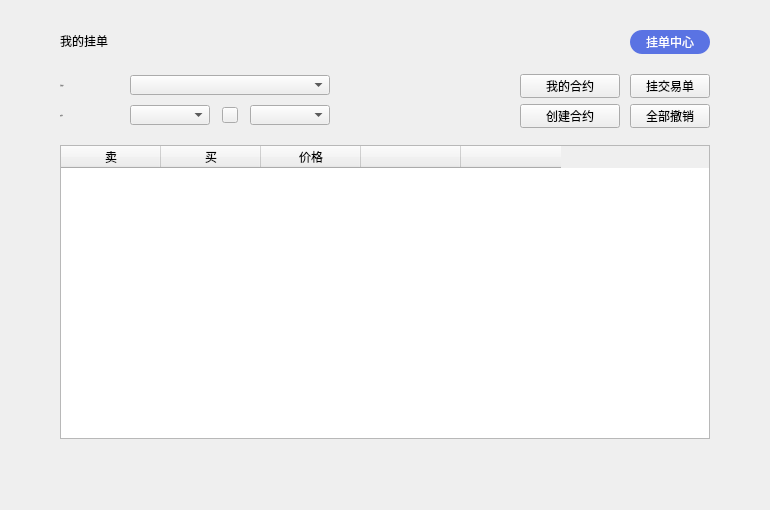
<?xml version="1.0" encoding="UTF-8"?>
<ui version="4.0">
 <class>MyExchangeContractPage</class>
 <widget class="QWidget" name="MyExchangeContractPage">
  <property name="geometry">
   <rect>
    <x>0</x>
    <y>0</y>
    <width>770</width>
    <height>510</height>
   </rect>
  </property>
  <property name="font">
   <font>
    <family>微软雅黑</family>
   </font>
  </property>
  <property name="windowTitle">
   <string>Form</string>
  </property>
  <widget class="QToolButton" name="sellBtn">
   <property name="geometry">
    <rect>
     <x>630</x>
     <y>74</y>
     <width>80</width>
     <height>24</height>
    </rect>
   </property>
   <property name="cursor">
    <cursorShape>PointingHandCursor</cursorShape>
   </property>
   <property name="styleSheet">
    <string notr="true"/>
   </property>
   <property name="text">
    <string>挂交易单</string>
   </property>
  </widget>
  <widget class="QLabel" name="label">
   <property name="geometry">
    <rect>
     <x>60</x>
     <y>75</y>
     <width>70</width>
     <height>20</height>
    </rect>
   </property>
   <property name="font">
    <font>
     <family>微软雅黑</family>
     <pointsize>-1</pointsize>
     <weight>50</weight>
     <italic>false</italic>
     <bold>false</bold>
    </font>
   </property>
   <property name="styleSheet">
    <string notr="true">QLabel{color: rgb(80,80,80);
font: 11px &quot;微软雅黑&quot;;}</string>
   </property>
   <property name="text">
    <string>当前账户</string>
   </property>
   <property name="alignment">
    <set>Qt::AlignLeading|Qt::AlignLeft|Qt::AlignVCenter</set>
   </property>
  </widget>
  <widget class="QComboBox" name="accountComboBox">
   <property name="geometry">
    <rect>
     <x>130</x>
     <y>75</y>
     <width>200</width>
     <height>20</height>
    </rect>
   </property>
   <property name="font">
    <font>
     <family>微软雅黑</family>
     <weight>50</weight>
     <bold>false</bold>
    </font>
   </property>
   <property name="focusPolicy">
    <enum>Qt::NoFocus</enum>
   </property>
   <property name="styleSheet">
    <string notr="true"/>
   </property>
  </widget>
  <widget class="QToolButton" name="balanceBtn">
   <property name="geometry">
    <rect>
     <x>520</x>
     <y>74</y>
     <width>100</width>
     <height>24</height>
    </rect>
   </property>
   <property name="cursor">
    <cursorShape>PointingHandCursor</cursorShape>
   </property>
   <property name="text">
    <string>我的合约</string>
   </property>
  </widget>
  <widget class="QLabel" name="title_label">
   <property name="geometry">
    <rect>
     <x>60</x>
     <y>28</y>
     <width>200</width>
     <height>26</height>
    </rect>
   </property>
   <property name="styleSheet">
    <string notr="true"/>
   </property>
   <property name="text">
    <string>我的挂单</string>
   </property>
  </widget>
  <widget class="QComboBox" name="assetComboBox2">
   <property name="geometry">
    <rect>
     <x>250</x>
     <y>105</y>
     <width>80</width>
     <height>20</height>
    </rect>
   </property>
   <property name="font">
    <font>
     <family>微软雅黑</family>
     <weight>50</weight>
     <bold>false</bold>
    </font>
   </property>
   <property name="focusPolicy">
    <enum>Qt::NoFocus</enum>
   </property>
   <property name="styleSheet">
    <string notr="true"/>
   </property>
  </widget>
  <widget class="QTableWidget" name="ordersTableWidget">
   <property name="geometry">
    <rect>
     <x>60</x>
     <y>145</y>
     <width>650</width>
     <height>294</height>
    </rect>
   </property>
   <column>
    <property name="text">
     <string>卖</string>
    </property>
    <property name="font">
     <font>
      <family>微软雅黑</family>
     </font>
    </property>
    <property name="textAlignment">
     <set>AlignCenter</set>
    </property>
   </column>
   <column>
    <property name="text">
     <string>买</string>
    </property>
    <property name="font">
     <font>
      <family>微软雅黑</family>
     </font>
    </property>
    <property name="textAlignment">
     <set>AlignCenter</set>
    </property>
   </column>
   <column>
    <property name="text">
     <string>价格</string>
    </property>
    <property name="font">
     <font>
      <family>微软雅黑</family>
     </font>
    </property>
    <property name="textAlignment">
     <set>AlignCenter</set>
    </property>
   </column>
   <column>
    <property name="text">
     <string/>
    </property>
   </column>
   <column>
    <property name="text">
     <string/>
    </property>
   </column>
  </widget>
  <widget class="QToolButton" name="withdrawAllBtn">
   <property name="geometry">
    <rect>
     <x>630</x>
     <y>104</y>
     <width>80</width>
     <height>24</height>
    </rect>
   </property>
   <property name="cursor">
    <cursorShape>PointingHandCursor</cursorShape>
   </property>
   <property name="styleSheet">
    <string notr="true"/>
   </property>
   <property name="text">
    <string>全部撤销</string>
   </property>
  </widget>
  <widget class="QComboBox" name="assetComboBox">
   <property name="geometry">
    <rect>
     <x>130</x>
     <y>105</y>
     <width>80</width>
     <height>20</height>
    </rect>
   </property>
   <property name="font">
    <font>
     <family>微软雅黑</family>
     <weight>50</weight>
     <bold>false</bold>
    </font>
   </property>
   <property name="focusPolicy">
    <enum>Qt::NoFocus</enum>
   </property>
   <property name="styleSheet">
    <string notr="true"/>
   </property>
  </widget>
  <widget class="QLabel" name="label_4">
   <property name="geometry">
    <rect>
     <x>60</x>
     <y>105</y>
     <width>70</width>
     <height>20</height>
    </rect>
   </property>
   <property name="font">
    <font>
     <family>微软雅黑</family>
     <pointsize>-1</pointsize>
     <weight>50</weight>
     <italic>false</italic>
     <bold>false</bold>
    </font>
   </property>
   <property name="styleSheet">
    <string notr="true">QLabel{color: rgb(80,80,80);
font: 11px &quot;微软雅黑&quot;;}</string>
   </property>
   <property name="text">
    <string>交易对</string>
   </property>
   <property name="alignment">
    <set>Qt::AlignLeading|Qt::AlignLeft|Qt::AlignVCenter</set>
   </property>
  </widget>
  <widget class="QStackedWidget" name="stackedWidget">
   <property name="geometry">
    <rect>
     <x>0</x>
     <y>470</y>
     <width>770</width>
     <height>41</height>
    </rect>
   </property>
  </widget>
  <widget class="QToolButton" name="registerBtn">
   <property name="geometry">
    <rect>
     <x>520</x>
     <y>104</y>
     <width>100</width>
     <height>24</height>
    </rect>
   </property>
   <property name="cursor">
    <cursorShape>PointingHandCursor</cursorShape>
   </property>
   <property name="styleSheet">
    <string notr="true"/>
   </property>
   <property name="text">
    <string>创建合约</string>
   </property>
  </widget>
  <widget class="QToolButton" name="swapBtn">
   <property name="geometry">
    <rect>
     <x>222</x>
     <y>107</y>
     <width>16</width>
     <height>16</height>
    </rect>
   </property>
   <property name="cursor">
    <cursorShape>PointingHandCursor</cursorShape>
   </property>
   <property name="styleSheet">
    <string notr="true"/>
   </property>
   <property name="text">
    <string/>
   </property>
   <property name="BtnStyle" stdset="0">
    <string>swap</string>
   </property>
  </widget>
  <widget class="QToolButton" name="onchainOrderBtn">
   <property name="geometry">
    <rect>
     <x>630</x>
     <y>30</y>
     <width>80</width>
     <height>24</height>
    </rect>
   </property>
   <property name="cursor">
    <cursorShape>PointingHandCursor</cursorShape>
   </property>
   <property name="styleSheet">
    <string notr="true">background-color: rgb(90,115,227);
color: rgb(255, 255, 255);
border-radius:12px;
font:12px &quot;微软雅黑 Light&quot;;</string>
   </property>
   <property name="text">
    <string>挂单中心</string>
   </property>
  </widget>
 </widget>
 <resources/>
 <connections/>
</ui>
